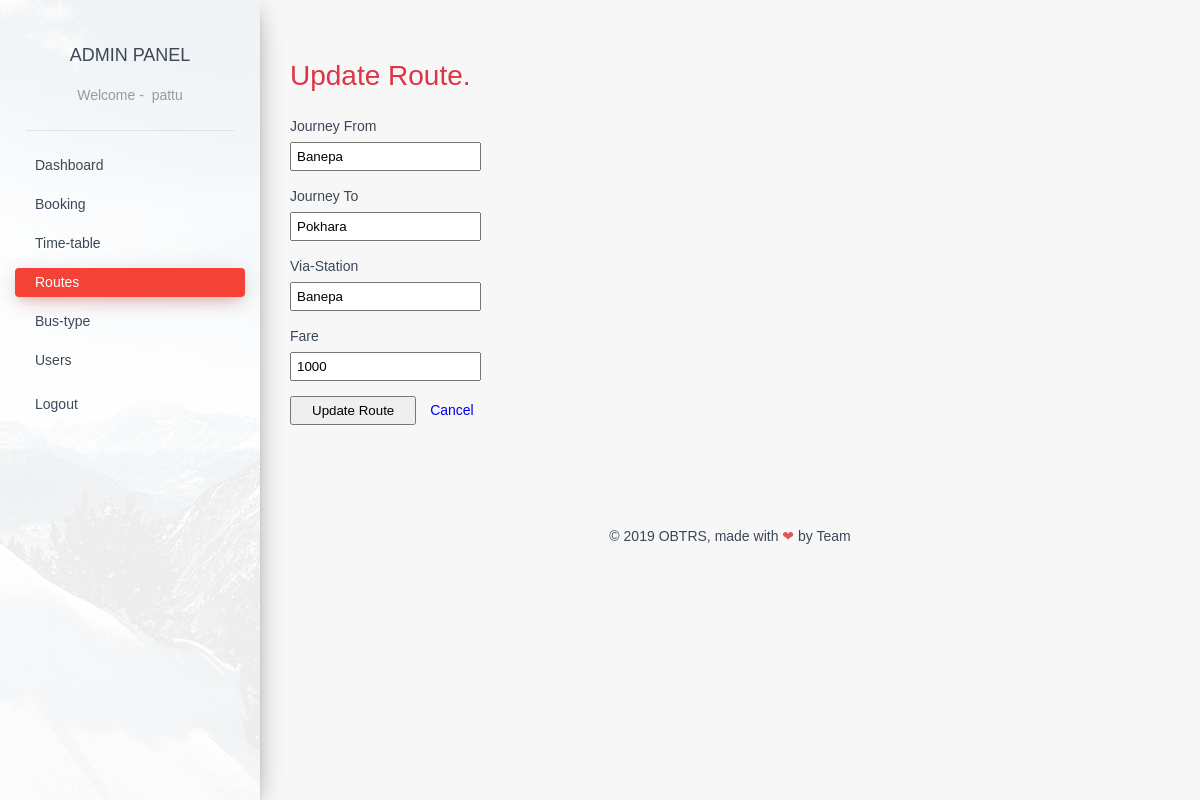
Page /admin/adminpanel/route_edit.php?route_id=37 (signed in) on the earlier database version.
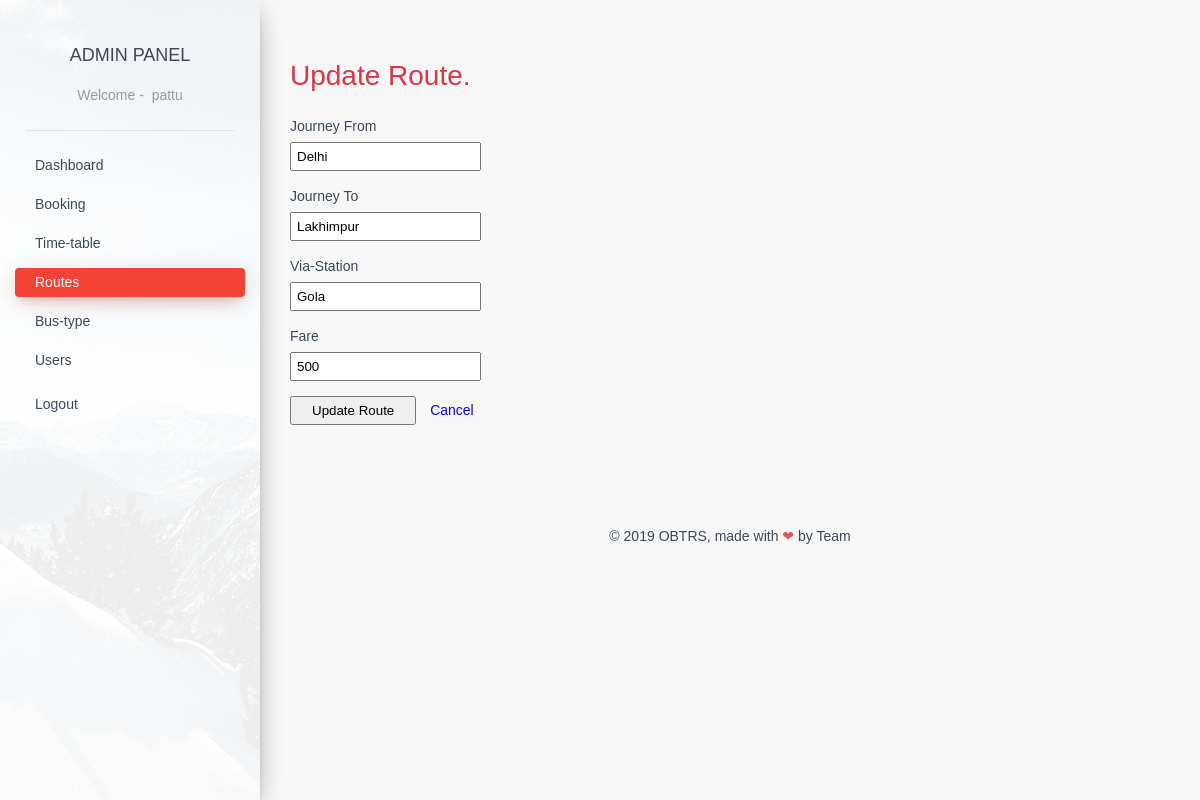
Same page on the later database version.
### tables this page shows
CREATE TABLE `route_detail` (
  `route_id` int(11) NOT NULL,
  `departure_station` varchar(50) NOT NULL,
  `arrival_station` varchar(50) NOT NULL,
  `via_station` varchar(50) NOT NULL,
  `rent` int(11) NOT NULL
);

### admin/adminpanel/route_edit.php (the view, shortened to what this page needs)
<?php
	include '../dbconnect.php';
?>
<!DOCTYPE html>
<html lang="en" class="js csstransitions">
<head>
    <link rel="stylesheet" href="adminpanel-assets/css/style.css" />
    <link rel="stylesheet" href="adminpanel-assets/css/normalize.css" />
</head>
<body>
    <div class="wrapper">
        <div class="sidebar" data-color="red" data-image="../assets/img/sidebar-1.jpg">
            <div class="logo"> <a href="#" class="simple-text">
                    Admin Panel
                    </a>
                    <?php
                        if (isset($_SESSION['usr_id'])) { ?>
                            <span data-hover="Welcome">Welcome - &nbsp;<?php echo $_SESSION['usr_name']; ?>
                            <?php } else { ?>
                            <span data-hover="Welcome">Welcome
                                </span>
                    <?php } ?>
                </span>
            </div>
        <div class="sidebar-wrapper ps-container">
            <ul class="nav">
                <li>
                    <a href="index.php">
                        Dashboard
                    </a>
                </li>
                <li>
                    <a href="booking.php">
                        Booking
                    </a>
                </li>
                <li>
                    <a href="time-table.php">
                        Time-table
                    </a>
                </li>
                <li>
                    <a href="routes.php" class="active">
                        Routes
                    </a>
                </li>
                <li>
                    <a href="bus-type.php">
                        Bus-type
                    </a>
                </li>
                <li>
                    <a href="users.php">
                        Users
                    </a>
                </li>
            <?php  if (isset($_SESSION['usr_id'])) {?>
                <li>
                    <a href="../logout.php">
                        <p>Logout</p>
                    </a>
                </li>
            <?php }?>
            </ul>
        </div>
            <div class="sidebar-background" style="background-image: url(../admin/assets/img/sidebar-1.jpg);"></div>
        </div>
        <div class="main-panel ps-container ps-theme-default ps-active-y">
            <div class="content">
                <div class="container-fluid">
                    <div class="row" style="margin: 25px 0;">
                    <h1 class="text-danger"> Update Route.</h1>
						<?php
							$route_id = $_GET['route_id'];
							$sql = "SELECT * FROM `route_detail` WHERE route_id='$route_id'";
							$result = mysqli_query($con,$sql);
							while($row=mysqli_fetch_object($result)){?>
								<form action="route_update.php" method="post">
                                    <div class="input-group">
                                        <label for="journeyFrom" class="required">Journey From</label>
                                        <input type="text" name="journeyFrom" placeholder="Journey From" value='<?php echo "$row->departure_station";?>' required="required" />
                                    </div>
                                    <div class="input-group">
                                        <label for="journeyTo" class="required">Journey To</label>
                                        <input type="text" name="journeyTo" placeholder="Journey To" value='<?php echo "$row->arrival_station";?>' required="required" />
                                    </div>
                                    <div class="input-group">
                                        <label for="viaStation" class="required">Via-Station</label>
                                        <input type="text" name="viaStation" placeholder="Via-Station" value='<?php echo "$row->via_station";?>' required="required" />
                                    </div>
                                    <div class="input-group">
                                        <label for="fare" class="required">Fare</label>
                                        <input type="text" name="fare" placeholder="Fare" value='<?php echo "$row->rent";?>' required="required" />
                                    </div>
                                    <div class="input-group">
                                        <input type="submit" name="update-route" value="Update Route">
                                        <a href="routes.php" style="margin-left: 10px;">Cancel</a>
                                    </div>
                                    <br>
								</form>
							<?php
							}
						?>
					</div>
                </div>
            </div>
            <?php
                include 'footer.php';
            ?>
        </div>
    </div>
</body>
</html>

Differences in the rows shown:
removed route_detail: journeyFrom "Banepa", journeyTo "Pokhara", viaStation "Banepa", fare "1000"
added route_detail: journeyFrom "Delhi", journeyTo "Lakhimpur", viaStation "Gola", fare "500"
